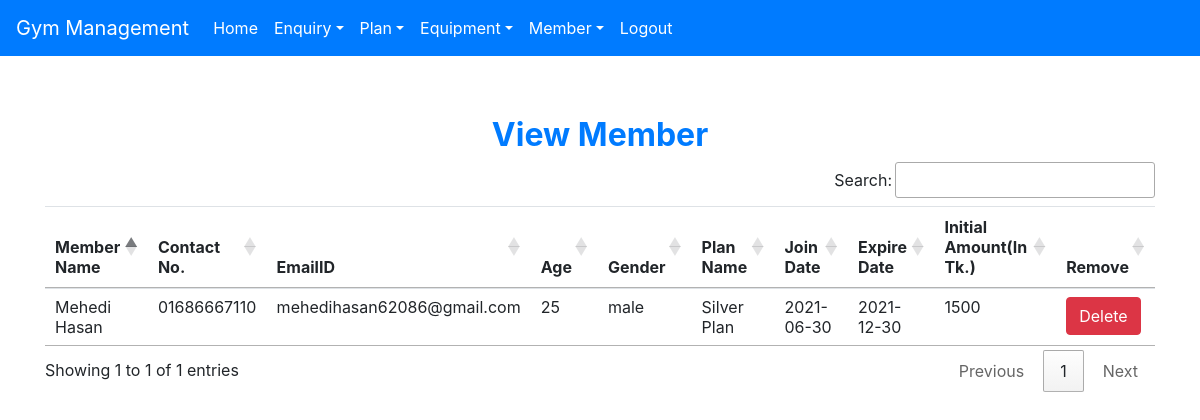
Before: /view_member (signed in) with the older database file.
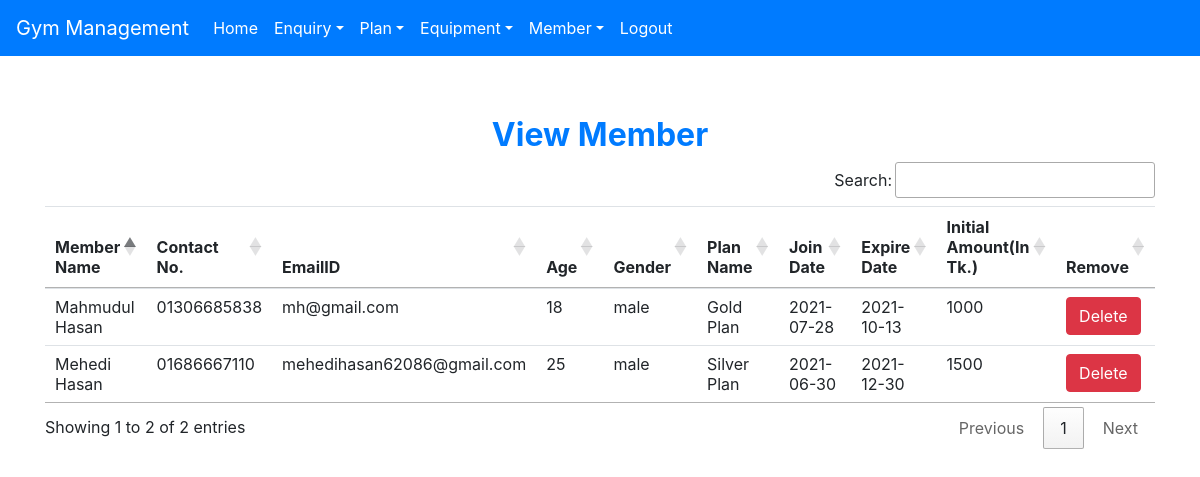
After: the same page with the newer database file.
### gym/models.py (models this page shows, shortened)
class Member(models.Model):
    name = models.CharField(max_length=50)
    contact = models.CharField(max_length=10)
    emailid = models.CharField(max_length=50)
    age = models.CharField(max_length=10)
    gender = models.CharField(max_length=10)
    plan = models.CharField(max_length=40)
    joindate = models.CharField(max_length=40)
    expiredate = models.CharField(max_length=40)
    initialamount = models.CharField(max_length=10)

### gym/views.py (the view)
# urls.py: path('view_member', View_Member, name='view_member'),
def View_Member(request):
    if not request.user.is_staff:
        return redirect('login')
    member = Member.objects.all()
    d = {'member': member}
    return render(request, 'view_member.html', d)

### gym/templates/view_member.html
{% extends 'navbar.html' %}
{% block body %}
<div class="container" style="margin-top: 60px">
    <h2 class="text-center text-primary font-weight-bold">View Member</h2>
    <table id="example" class="table table-hover">
        <thead>
            <tr>
                <th>Member Name</th>
                <th>Contact No.</th>
                <th>EmailID</th>
                <th>Age</th>
                <th>Gender</th>
                <th>Plan Name</th>
                <th>Join Date</th>
                <th>Expire Date</th>
                <th>Initial Amount(In Tk.)</th>
                <th>Remove</th>
            </tr>
        </thead>
        <tbody>
            {% for i in member %}
                <tr>
                    <td>{{i.name}}</td>
                    <td>{{i.contact}}</td>
                    <td>{{i.emailid}}</td>
                    <td>{{i.age}}</td>
                    <td>{{i.gender}}</td>
                    <td>{{i.plan}}</td>
                    <td>{{i.joindate}}</td>
                    <td>{{i.expiredate}}</td>
                    <td>{{i.initialamount}}</td>
                    <td><a class="btn btn-danger" href="{% url 'delete_member' i.id %}" onclick="return confirm('Are you sure?')">Delete</a></td>
                </tr>
            {% endfor %}
        </tbody>
    </table>
</div>
{% endblock body %}

Changed rows visible on the page:
added Member: name "Mahmudul Hasan", contact "01306685838", emailid "mh@gmail.com", age "18", gender "male", plan "Gold Plan", joindate "2021-07-28", expiredate "2021-10-13", initialamount "1000"
Other visible differences:
text written by a page script: "Search: Showing 1 to 1 of 1 entries Previous 1 Next" → "Search: Showing 1 to 2 of 2 entries Previous 1 Next"
